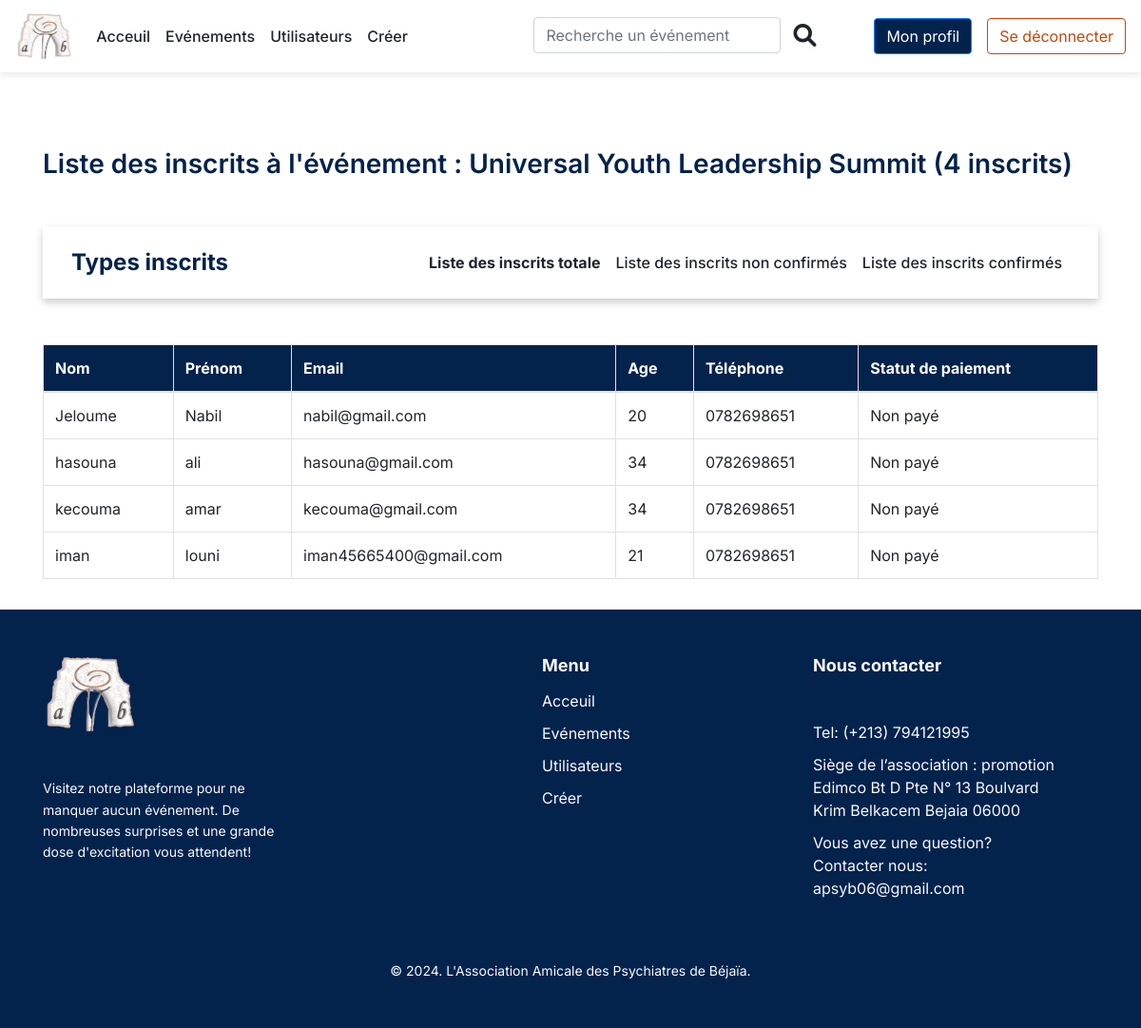
Screenshot of /liste_des_inscrits/17 (signed in) with the database file from the repository.
### main/models.py (models this page shows, shortened)
class Evenement(models.Model):
    nom = models.CharField(max_length=255)
    description = models.TextField()
    lieu = models.CharField(max_length=255)
    details_lieu = models.TextField()
    public_vise = models.TextField()
    nombre_places = models.IntegerField()
    organisateurs = models.CharField(max_length=255)
    objectifs = models.TextField()
    programme = models.TextField(blank=True, null=True)
    date = models.DateField()
    heure = models.TimeField()
    diffusion_directe = models.BooleanField(default = True)
    invitation_image = models.ImageField(upload_to='event_invitations/', blank=True, null=True)
    event_image = models.ImageField(upload_to='event_images/' , blank=True, null=True)
    live = models.URLField(max_length=500, blank=True, null=True)

### users/models.py (models this page shows, shortened)
class Utilisateur(AbstractBaseUser, PermissionsMixin):
    ROLE_CHOICES = [
        ('admin', 'Admin'),
        ('beneficiaire', 'Bénéficiaire'),
    ]
    email = models.EmailField(unique=True)
    nom = models.CharField(max_length=255)
    prenom = models.CharField(max_length=255)
    age = models.IntegerField()
    telephone = models.CharField(max_length=20)
    password = models.CharField(max_length=200)
    is_staff = models.BooleanField(default=False)
    is_active = models.BooleanField(default=True)
    objects=UtilisateurManager()
    USERNAME_FIELD = 'email'
    REQUIRED_FIELDS = ['nom', 'prenom', 'age', 'telephone']

### users/decorators.py (the view)
        def wrapper_function(request, *args, **kwargs):
            group =  None
            if request.user.groups.exists():
                group = request.user.groups.all()[0].name
                print(f"Group found: {group}")
            else:
                print("No group found for the user.")
            if group in allowed_roles:
                print(f"Group {group} is in allowed roles: {allowed_roles}")
                return view_function(request, *args, **kwargs)
            else:
                print(f"Group {group} is NOT in allowed roles: {allowed_roles}")
            return HttpResponse("You are not allowed to view this page!")

### main/views.py (called while the page is built)
@login_required(login_url="login")
@allowed_users(allowed_roles=['admin'])
def liste_des_inscrits(request, id):
    event = Evenement.objects.get(id=id)
    inscriptions = Inscription.objects.filter(evenement=event)
    num_inscriptions = inscriptions.count()
    utilisateurs_inscrits = [
        {'utilisateur': inscription.Utilisateur, 'inscription': inscription}
        for inscription in inscriptions
    ]
    return render(request, 'main/events/liste_des_inscrits.html', {
        'event': event,
        'utilisateurs_inscrits': utilisateurs_inscrits,
        'num_inscriptions': num_inscriptions,
        'is_confirmed_view': False,
    })

### main/Templates/main/events/liste_des_inscrits.html (shortened to what this page needs)
{% extends 'main/base.html' %}
{% block content %}
<div class="container" style="margin-top: 5rem;">
    <div class="mb-5">
        <h3 style="color: #03224c; font-weight: 600;">Liste des inscrits à l'événement : {{ event.nom }}
            ({{num_inscriptions}} inscrits)
        </h3>
    </div>
    <nav class="navbar navbar-expand-lg mb-5"
        style="background-color: #fff; padding: 15px; box-shadow: 0 4px 8px rgba(0, 0, 0, 0.2);">
        <div class="container">
            <a href="#" class="navbar-brand" style="font-weight: bold; font-size: 1.5em; color: #03224c;">Types
                inscrits</a>
            <div class="collapse navbar-collapse" id="navbarNav">
                <ul class="navbar-nav ml-auto">
                    <li
                        class="nav-item {% if request.resolver_match.url_name == 'liste_des_inscrits' %}active{% endif %}">
                        <a href="{% url 'liste_des_inscrits' event.id %}" class="nav-link" style="color: #03224c;">Liste
                            des inscrits totale</a>
                    </li>
                    <li
                        class="nav-item {% if request.resolver_match.url_name == 'liste_des_inscrits_non_confirme' %}active{% endif %}">
                        <a href="{% url 'liste_des_inscrits_non_confirme' event.id %}" class="nav-link"
                            style="color: #03224c;">Liste des inscrits non confirmés</a>
                    </li>
                    <li
                        class="nav-item {% if request.resolver_match.url_name == 'liste_des_inscrits_confirme' %}active{% endif %}">
                        <a href="{% url 'liste_des_inscrits_confirme' event.id %}" class="nav-link"
                            style="color: #03224c;">Liste des inscrits confirmés</a>
                    </li>
                </ul>
            </div>
        </div>
    </nav>
    <div class="table-responsive my-3">
        <table class="table table-bordered table-hover">
            <thead style="background-color: #03224c; color: #fff;">
                <tr>
                    <th scope="col">Nom</th>
                    <th scope="col">Prénom</th>
                    <th scope="col">Email</th>
                    <th scope="col">Age</th>
                    <th scope="col">Téléphone</th>
                    <th scope="col">Statut de paiement</th>
                </tr>
            </thead>
            <tbody>
                {% for entry in utilisateurs_inscrits %}
                <tr>
                    <td>{{ entry.utilisateur.nom }}</td>
                    <td>{{ entry.utilisateur.prenom }}</td>
                    <td>{{ entry.utilisateur.email }}</td>
                    <td>{{ entry.utilisateur.age }}</td>
                    <td>{{ entry.utilisateur.telephone }}</td>
                    {% if entry.inscription.statut_paiement == 'non_paye'%}
                    <td>Non payé</td>
                    {% else %}
                    <td>payé</td>
                    {% endif %}
                </tr>
                {% endfor %}
            </tbody>
        </table>
    </div>
</div>
{% endblock %}

### main/Templates/main/base.html (style rules this page uses)
body { font-family: 'Inter', sans-serif; }

### main/Templates/main/navbar.html (style rules this page uses)
.nav-link { color: #212529 !important; transition: color 0.3s ease, border-bottom 0.3s ease; font-weight: 500; position: relative; }

### main/Templates/main/events/liste_des_inscrits.html (style rules this page uses)
.nav-item.active .nav-link { font-weight: bold; color: #C04A0C; }

### rows the page displays
Evenement: nom "Universal Youth Leadership Summit"
Utilisateur: utilisateur.nom "Jeloume", utilisateur.prenom "Nabil", utilisateur.email "nabil@gmail.com", utilisateur.age "20", utilisateur.telephone "0782698651"
Utilisateur: utilisateur.nom "hasouna", utilisateur.prenom "ali", utilisateur.email "hasouna@gmail.com", utilisateur.age "34", utilisateur.telephone "0782698651"
Utilisateur: utilisateur.nom "kecouma", utilisateur.prenom "amar", utilisateur.email "kecouma@gmail.com", utilisateur.age "34", utilisateur.telephone "0782698651"
Utilisateur: utilisateur.nom "iman", utilisateur.prenom "louni", utilisateur.email "iman45665400@gmail.com", utilisateur.age "21", utilisateur.telephone "0782698651"

### other values shown
{{ num_inscriptions }} "4"
